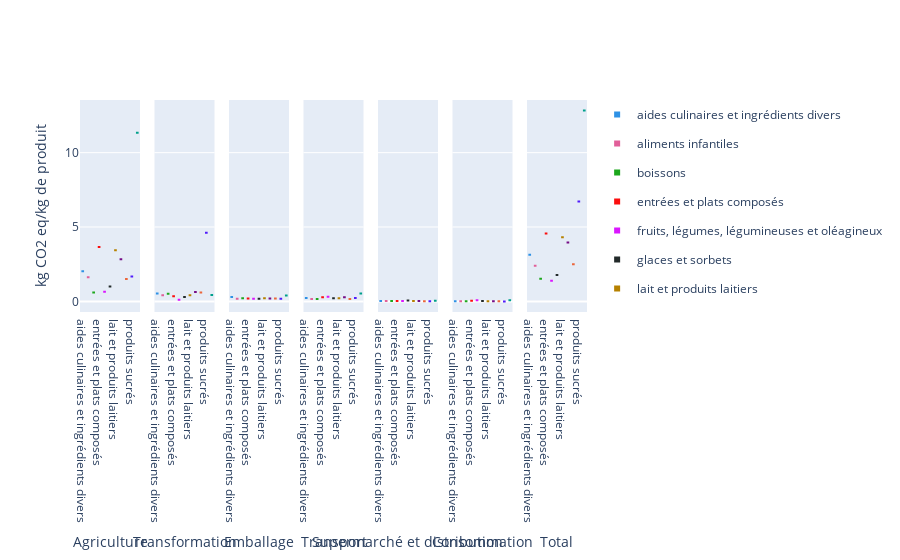

Notebook code cell kept with this figure:
### Code cell
fig = make_subplots(rows=1, cols=7, shared_yaxes=True)
couleur = px.colors.qualitative.Dark24[:df_CO2_groupe["Groupe d'aliment"].nunique()]
for i, etape in enumerate(df_CO2_groupe["etape"].unique()):
    sub_df = df_CO2_groupe[df_CO2_groupe["etape"] == etape]
    box_data = []
    for j, aliment in enumerate(df_CO2_groupe["Groupe d'aliment"].unique()):
        sub_df_aliment = sub_df[sub_df["Groupe d'aliment"] == aliment]
        box_data.append(go.Box(y=sub_df_aliment["value"], name=aliment, marker=dict(color=couleur[j])))
    
    for trace in box_data:
        fig.add_trace(trace, row=1, col=i+1)

    # Set x-axis label for each subplot
    fig.update_xaxes(title_text=etape, row=1, col=i+1)

# Set y-axis label for the middle subplot
fig.update_yaxes(title_text="kg CO2 eq/kg de produit", row=1, col=1)

# Hide column name from the legend because they are repeated
fig.update_traces(showlegend=False, selector=dict(type='box'))

# And then we add legend for each color with ingredient name
for j, aliment in enumerate(df_CO2_groupe["Groupe d'aliment"].unique()):
    fig.add_trace(go.Scatter(x=[None], y=[None], mode='markers', marker=dict(color=couleur[j], symbol='square'), showlegend=True, legendgroup=aliment, name=aliment), row=1, col=1)

fig.show()

### Figure 1 — Plotly figure (JSON) as saved in the notebook; plotly's stock layout.template omitted (floating-point values rounded to 4 significant figures)
{"data": [{"marker": {"color": "#2E91E5"}, "name": "aides culinaires et ingrédients divers", "showlegend": false, "type": "box", "xaxis": "x", "y": [2.031], "yaxis": "y"}, {"marker": {"color": "#E15F99"}, "name": "aliments infantiles", "showlegend": false, "type": "box", "xaxis": "x", "y": [1.621], "yaxis": "y"}, {"marker": {"color": "#1CA71C"}, "name": "boissons", "showlegend": false, "type": "box", "xaxis": "x", "y": [0.605], "yaxis": "y"}, {"marker": {"color": "#FB0D0D"}, "name": "entrées et plats composés", "showlegend": false, "type": "box", "xaxis": "x", "y": [3.659], "yaxis": "y"}, {"marker": {"color": "#DA16FF"}, "name": "fruits, légumes, légumineuses et oléagineux", "showlegend": false, "type": "box", "xaxis": "x", "y": [0.6577], "yaxis": "y"}, {"marker": {"color": "#222A2A"}, "name": "glaces et sorbets", "showlegend": false, "type": "box", "xaxis": "x", "y": [0.9959], "yaxis": "y"}, {"marker": {"color": "#B68100"}, "name": "lait et produits laitiers", "showlegend": false, "type": "box", "xaxis": "x", "y": [3.431], "yaxis": "y"}, {"marker": {"color": "#750D86"}, "name": "matières grasses", "showlegend": false, "type": "box", "xaxis": "x", "y": [2.831], "yaxis": "y"}, {"marker": {"color": "#EB663B"}, "name": "produits céréaliers", "showlegend": false, "type": "box", "xaxis": "x", "y": [1.514], "yaxis": "y"}, {"marker": {"color": "#511CFB"}, "name": "produits sucrés", "showlegend": false, "type": "box", "xaxis": "x", "y": [1.675], "yaxis": "y"}, {"marker": {"color": "#00A08B"}, "name": "viandes, œufs, poissons", "showlegend": false, "type": "box", "xaxis": "x", "y": [11.33], "yaxis": "y"}, {"marker": {"color": "#2E91E5"}, "name": "aides culinaires et ingrédients divers", "showlegend": false, "type": "box", "xaxis": "x2", "y": [0.539], "yaxis": "y2"}, {"marker": {"color": "#E15F99"}, "name": "aliments infantiles", "showlegend": false, "type": "box", "xaxis": "x2", "y": [0.4136], "yaxis": "y2"}, {"marker": {"color": "#1CA71C"}, "name": "boissons", "showlegend": false, "type": "box", "xaxis": "x2", "y": [0.5178], "yaxis": "y2"}, {"marker": {"color": "#FB0D0D"}, "name": "entrées et plats composés", "showlegend": false, "type": "box", "xaxis": "x2", "y": [0.3549], "yaxis": "y2"}, {"marker": {"color": "#DA16FF"}, "name": "fruits, légumes, légumineuses et oléagineux", "showlegend": false, "type": "box", "xaxis": "x2", "y": [0.1142], "yaxis": "y2"}, {"marker": {"color": "#222A2A"}, "name": "glaces et sorbets", "showlegend": false, "type": "box", "xaxis": "x2", "y": [0.2987], "yaxis": "y2"}, {"marker": {"color": "#B68100"}, "name": "lait et produits laitiers", "showlegend": false, "type": "box", "xaxis": "x2", "y": [0.4128], "yaxis": "y2"}, {"marker": {"color": "#750D86"}, "name": "matières grasses", "showlegend": false, "type": "box", "xaxis": "x2", "y": [0.6247], "yaxis": "y2"}, {"marker": {"color": "#EB663B"}, "name": "produits céréaliers", "showlegend": false, "type": "box", "xaxis": "x2", "y": [0.5912], "yaxis": "y2"}, {"marker": {"color": "#511CFB"}, "name": "produits sucrés", "showlegend": false, "type": "box", "xaxis": "x2", "y": [4.61], "yaxis": "y2"}, {"marker": {"color": "#00A08B"}, "name": "viandes, œufs, poissons", "showlegend": false, "type": "box", "xaxis": "x2", "y": [0.4283], "yaxis": "y2"}, {"marker": {"color": "#2E91E5"}, "name": "aides culinaires et ingrédients divers", "showlegend": false, "type": "box", "xaxis": "x3", "y": [0.2991], "yaxis": "y3"}, {"marker": {"color": "#E15F99"}, "name": "aliments infantiles", "showlegend": false, "type": "box", "xaxis": "x3", "y": [0.1809], "yaxis": "y3"}, {"marker": {"color": "#1CA71C"}, "name": "boissons", "showlegend": false, "type": "box", "xaxis": "x3", "y": [0.2084], "yaxis": "y3"}, {"marker": {"color": "#FB0D0D"}, "name": "entrées et plats composés", "showlegend": false, "type": "box", "xaxis": "x3", "y": [0.1939], "yaxis": "y3"}, {"marker": {"color": "#DA16FF"}, "name": "fruits, légumes, légumineuses et oléagineux", "showlegend": false, "type": "box", "xaxis": "x3", "y": [0.1805], "yaxis": "y3"}, {"marker": {"color": "#222A2A"}, "name": "glaces et sorbets", "showlegend": false, "type": "box", "xaxis": "x3", "y": [0.184], "yaxis": "y3"}, {"marker": {"color": "#B68100"}, "name": "lait et produits laitiers", "showlegend": false, "type": "box", "xaxis": "x3", "y": [0.2205], "yaxis": "y3"}, {"marker": {"color": "#750D86"}, "name": "matières grasses", "showlegend": false, "type": "box", "xaxis": "x3", "y": [0.1882], "yaxis": "y3"}, {"marker": {"color": "#EB663B"}, "name": "produits céréaliers", "showlegend": false, "type": "box", "xaxis": "x3", "y": [0.1956], "yaxis": "y3"}, {"marker": {"color": "#511CFB"}, "name": "produits sucrés", "showlegend": false, "type": "box", "xaxis": "x3", "y": [0.1843], "yaxis": "y3"}, {"marker": {"color": "#00A08B"}, "name": "viandes, œufs, poissons", "showlegend": false, "type": "box", "xaxis": "x3", "y": [0.4026], "yaxis": "y3"}, {"marker": {"color": "#2E91E5"}, "name": "aides culinaires et ingrédients divers", "showlegend": false, "type": "box", "xaxis": "x4", "y": [0.2358], "yaxis": "y4"}, {"marker": {"color": "#E15F99"}, "name": "aliments infantiles", "showlegend": false, "type": "box", "xaxis": "x4", "y": [0.1618], "yaxis": "y4"}, {"marker": {"color": "#1CA71C"}, "name": "boissons", "showlegend": false, "type": "box", "xaxis": "x4", "y": [0.1704], "yaxis": "y4"}, {"marker": {"color": "#FB0D0D"}, "name": "entrées et plats composés", "showlegend": false, "type": "box", "xaxis": "x4", "y": [0.2841], "yaxis": "y4"}, {"marker": {"color": "#DA16FF"}, "name": "fruits, légumes, légumineuses et oléagineux", "showlegend": false, "type": "box", "xaxis": "x4", "y": [0.3189], "yaxis": "y4"}, {"marker": {"color": "#222A2A"}, "name": "glaces et sorbets", "showlegend": false, "type": "box", "xaxis": "x4", "y": [0.2064], "yaxis": "y4"}, {"marker": {"color": "#B68100"}, "name": "lait et produits laitiers", "showlegend": false, "type": "box", "xaxis": "x4", "y": [0.2104], "yaxis": "y4"}, {"marker": {"color": "#750D86"}, "name": "matières grasses", "showlegend": false, "type": "box", "xaxis": "x4", "y": [0.285], "yaxis": "y4"}, {"marker": {"color": "#EB663B"}, "name": "produits céréaliers", "showlegend": false, "type": "box", "xaxis": "x4", "y": [0.165], "yaxis": "y4"}, {"marker": {"color": "#511CFB"}, "name": "produits sucrés", "showlegend": false, "type": "box", "xaxis": "x4", "y": [0.2221], "yaxis": "y4"}, {"marker": {"color": "#00A08B"}, "name": "viandes, œufs, poissons", "showlegend": false, "type": "box", "xaxis": "x4", "y": [0.539], "yaxis": "y4"}, {"marker": {"color": "#2E91E5"}, "name": "aides culinaires et ingrédients divers", "showlegend": false, "type": "box", "xaxis": "x5", "y": [0.02599], "yaxis": "y5"}, {"marker": {"color": "#E15F99"}, "name": "aliments infantiles", "showlegend": false, "type": "box", "xaxis": "x5", "y": [0.01991], "yaxis": "y5"}, {"marker": {"color": "#1CA71C"}, "name": "boissons", "showlegend": false, "type": "box", "xaxis": "x5", "y": [0.02081], "yaxis": "y5"}, {"marker": {"color": "#FB0D0D"}, "name": "entrées et plats composés", "showlegend": false, "type": "box", "xaxis": "x5", "y": [0.03167], "yaxis": "y5"}, {"marker": {"color": "#DA16FF"}, "name": "fruits, légumes, légumineuses et oléagineux", "showlegend": false, "type": "box", "xaxis": "x5", "y": [0.03412], "yaxis": "y5"}, {"marker": {"color": "#222A2A"}, "name": "glaces et sorbets", "showlegend": false, "type": "box", "xaxis": "x5", "y": [0.06452], "yaxis": "y5"}, {"marker": {"color": "#B68100"}, "name": "lait et produits laitiers", "showlegend": false, "type": "box", "xaxis": "x5", "y": [0.03376], "yaxis": "y5"}, {"marker": {"color": "#750D86"}, "name": "matières grasses", "showlegend": false, "type": "box", "xaxis": "x5", "y": [0.02967], "yaxis": "y5"}, {"marker": {"color": "#EB663B"}, "name": "produits céréaliers", "showlegend": false, "type": "box", "xaxis": "x5", "y": [0.01787], "yaxis": "y5"}, {"marker": {"color": "#511CFB"}, "name": "produits sucrés", "showlegend": false, "type": "box", "xaxis": "x5", "y": [0.01776], "yaxis": "y5"}, {"marker": {"color": "#00A08B"}, "name": "viandes, œufs, poissons", "showlegend": false, "type": "box", "xaxis": "x5", "y": [0.0425], "yaxis": "y5"}, {"marker": {"color": "#2E91E5"}, "name": "aides culinaires et ingrédients divers", "showlegend": false, "type": "box", "xaxis": "x6", "y": [0.01156], "yaxis": "y6"}, {"marker": {"color": "#E15F99"}, "name": "aliments infantiles", "showlegend": false, "type": "box", "xaxis": "x6", "y": [0.00643], "yaxis": "y6"}, {"marker": {"color": "#1CA71C"}, "name": "boissons", "showlegend": false, "type": "box", "xaxis": "x6", "y": [0.004367], "yaxis": "y6"}, {"marker": {"color": "#FB0D0D"}, "name": "entrées et plats composés", "showlegend": false, "type": "box", "xaxis": "x6", "y": [0.0408], "yaxis": "y6"}, {"marker": {"color": "#DA16FF"}, "name": "fruits, légumes, légumineuses et oléagineux", "showlegend": false, "type": "box", "xaxis": "x6", "y": [0.08098], "yaxis": "y6"}, {"marker": {"color": "#222A2A"}, "name": "glaces et sorbets", "showlegend": false, "type": "box", "xaxis": "x6", "y": [0.0253], "yaxis": "y6"}, {"marker": {"color": "#B68100"}, "name": "lait et produits laitiers", "showlegend": false, "type": "box", "xaxis": "x6", "y": [0.006088], "yaxis": "y6"}, {"marker": {"color": "#750D86"}, "name": "matières grasses", "showlegend": false, "type": "box", "xaxis": "x6", "y": [0.00406], "yaxis": "y6"}, {"marker": {"color": "#EB663B"}, "name": "produits céréaliers", "showlegend": false, "type": "box", "xaxis": "x6", "y": [0.009669], "yaxis": "y6"}, {"marker": {"color": "#511CFB"}, "name": "produits sucrés", "showlegend": false, "type": "box", "xaxis": "x6", "y": [0.0008833], "yaxis": "y6"}, {"marker": {"color": "#00A08B"}, "name": "viandes, œufs, poissons", "showlegend": false, "type": "box", "xaxis": "x6", "y": [0.08137], "yaxis": "y6"}, {"marker": {"color": "#2E91E5"}, "name": "aides culinaires et ingrédients divers", "showlegend": false, "type": "box", "xaxis": "x7", "y": [3.142], "yaxis": "y7"}, {"marker": {"color": "#E15F99"}, "name": "aliments infantiles", "showlegend": false, "type": "box", "xaxis": "x7", "y": [2.403], "yaxis": "y7"}, {"marker": {"color": "#1CA71C"}, "name": "boissons", "showlegend": false, "type": "box", "xaxis": "x7", "y": [1.527], "yaxis": "y7"}, {"marker": {"color": "#FB0D0D"}, "name": "entrées et plats composés", "showlegend": false, "type": "box", "xaxis": "x7", "y": [4.565], "yaxis": "y7"}, {"marker": {"color": "#DA16FF"}, "name": "fruits, légumes, légumineuses et oléagineux", "showlegend": false, "type": "box", "xaxis": "x7", "y": [1.386], "yaxis": "y7"}, {"marker": {"color": "#222A2A"}, "name": "glaces et sorbets", "showlegend": false, "type": "box", "xaxis": "x7", "y": [1.775], "yaxis": "y7"}, {"marker": {"color": "#B68100"}, "name": "lait et produits laitiers", "showlegend": false, "type": "box", "xaxis": "x7", "y": [4.315], "yaxis": "y7"}, {"marker": {"color": "#750D86"}, "name": "matières grasses", "showlegend": false, "type": "box", "xaxis": "x7", "y": [3.962], "yaxis": "y7"}, {"marker": {"color": "#EB663B"}, "name": "produits céréaliers", "showlegend": false, "type": "box", "xaxis": "x7", "y": [2.493], "yaxis": "y7"}, {"marker": {"color": "#511CFB"}, "name": "produits sucrés", "showlegend": false, "type": "box", "xaxis": "x7", "y": [6.71], "yaxis": "y7"}, {"marker": {"color": "#00A08B"}, "name": "viandes, œufs, poissons", "showlegend": false, "type": "box", "xaxis": "x7", "y": [12.83], "yaxis": "y7"}, {"legendgroup": "aides culinaires et ingrédients divers", "marker": {"color": "#2E91E5", "symbol": "square"}, "mode": "markers", "name": "aides culinaires et ingrédients divers", "showlegend": true, "type": "scatter", "x": [null], "xaxis": "x", "y": [null], "yaxis": "y"}, {"legendgroup": "aliments infantiles", "marker": {"color": "#E15F99", "symbol": "square"}, "mode": "markers", "name": "aliments infantiles", "showlegend": true, "type": "scatter", "x": [null], "xaxis": "x", "y": [null], "yaxis": "y"}, {"legendgroup": "boissons", "marker": {"color": "#1CA71C", "symbol": "square"}, "mode": "markers", "name": "boissons", "showlegend": true, "type": "scatter", "x": [null], "xaxis": "x", "y": [null], "yaxis": "y"}, {"legendgroup": "entrées et plats composés", "marker": {"color": "#FB0D0D", "symbol": "square"}, "mode": "markers", "name": "entrées et plats composés", "showlegend": true, "type": "scatter", "x": [null], "xaxis": "x", "y": [null], "yaxis": "y"}, {"legendgroup": "fruits, légumes, légumineuses et oléagineux", "marker": {"color": "#DA16FF", "symbol": "square"}, "mode": "markers", "name": "fruits, légumes, légumineuses et oléagineux", "showlegend": true, "type": "scatter", "x": [null], "xaxis": "x", "y": [null], "yaxis": "y"}, {"legendgroup": "glaces et sorbets", "marker": {"color": "#222A2A", "symbol": "square"}, "mode": "markers", "name": "glaces et sorbets", "showlegend": true, "type": "scatter", "x": [null], "xaxis": "x", "y": [null], "yaxis": "y"}, {"legendgroup": "lait et produits laitiers", "marker": {"color": "#B68100", "symbol": "square"}, "mode": "markers", "name": "lait et produits laitiers", "showlegend": true, "type": "scatter", "x": [null], "xaxis": "x", "y": [null], "yaxis": "y"}, {"legendgroup": "matières grasses", "marker": {"color": "#750D86", "symbol": "square"}, "mode": "markers", "name": "matières grasses", "showlegend": true, "type": "scatter", "x": [null], "xaxis": "x", "y": [null], "yaxis": "y"}, {"legendgroup": "produits céréaliers", "marker": {"color": "#EB663B", "symbol": "square"}, "mode": "markers", "name": "produits céréaliers", "showlegend": true, "type": "scatter", "x": [null], "xaxis": "x", "y": [null], "yaxis": "y"}, {"legendgroup": "produits sucrés", "marker": {"color": "#511CFB", "symbol": "square"}, "mode": "markers", "name": "produits sucrés", "showlegend": true, "type": "scatter", "x": [null], "xaxis": "x", "y": [null], "yaxis": "y"}, {"legendgroup": "viandes, œufs, poissons", "marker": {"color": "#00A08B", "symbol": "square"}, "mode": "markers", "name": "viandes, œufs, poissons", "showlegend": true, "type": "scatter", "x": [null], "xaxis": "x", "y": [null], "yaxis": "y"}], "layout": {"xaxis": {"anchor": "y", "domain": [0, 0.1184], "title": {"text": "Agriculture"}}, "xaxis2": {"anchor": "y2", "domain": [0.1469, 0.2653], "title": {"text": "Transformation"}}, "xaxis3": {"anchor": "y3", "domain": [0.2939, 0.4122], "title": {"text": "Emballage"}}, "xaxis4": {"anchor": "y4", "domain": [0.4408, 0.5592], "title": {"text": "Transport"}}, "xaxis5": {"anchor": "y5", "domain": [0.5878, 0.7061], "title": {"text": "Supermarché et distribution"}}, "xaxis6": {"anchor": "y6", "domain": [0.7347, 0.8531], "title": {"text": "Consommation"}}, "xaxis7": {"anchor": "y7", "domain": [0.8816, 1.0], "title": {"text": "Total"}}, "yaxis": {"anchor": "x", "domain": [0, 1], "title": {"text": "kg CO2 eq/kg de produit"}}, "yaxis2": {"anchor": "x2", "domain": [0, 1], "matches": "y", "showticklabels": false}, "yaxis3": {"anchor": "x3", "domain": [0, 1], "matches": "y", "showticklabels": false}, "yaxis4": {"anchor": "x4", "domain": [0, 1], "matches": "y", "showticklabels": false}, "yaxis5": {"anchor": "x5", "domain": [0, 1], "matches": "y", "showticklabels": false}, "yaxis6": {"anchor": "x6", "domain": [0, 1], "matches": "y", "showticklabels": false}, "yaxis7": {"anchor": "x7", "domain": [0, 1], "matches": "y", "showticklabels": false}}}
